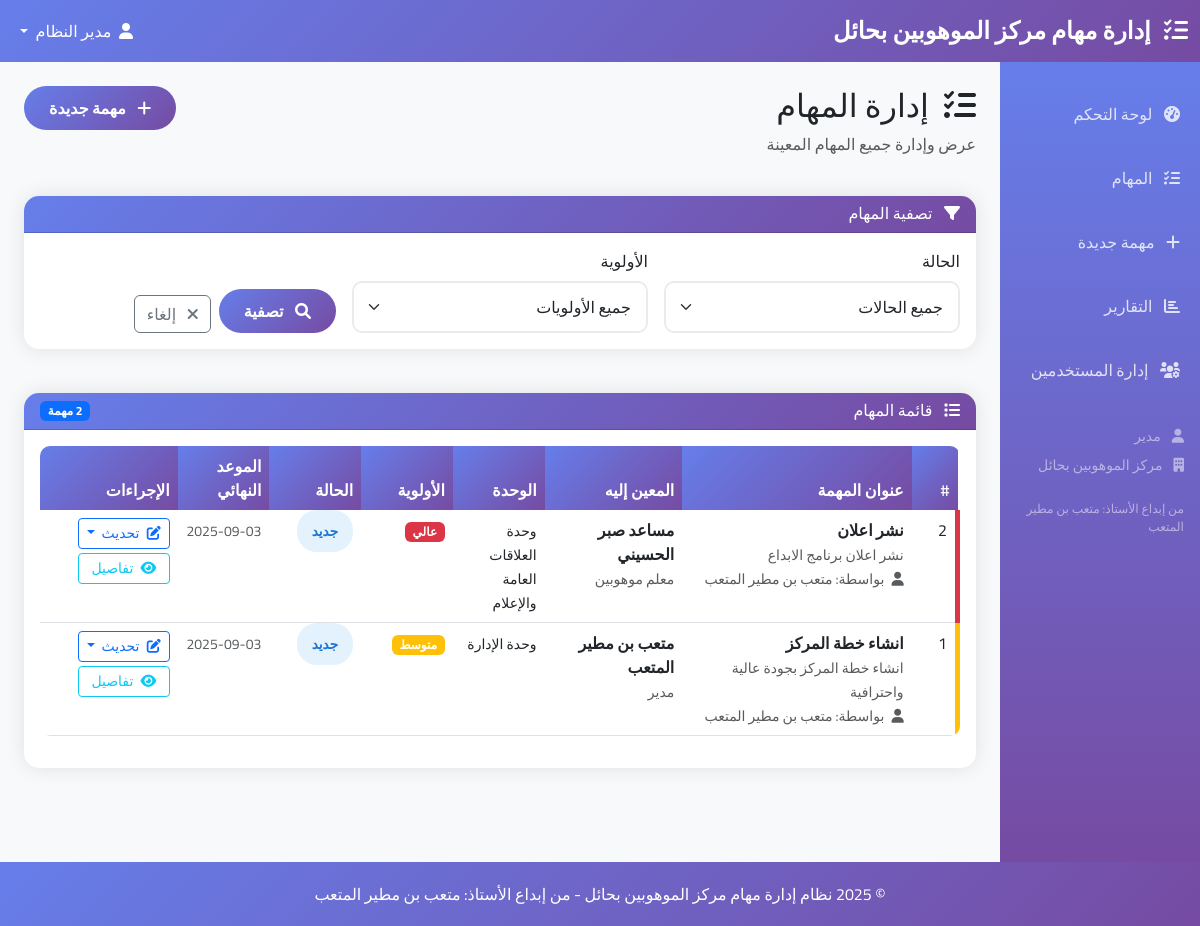
The page /tasks (signed in) on the database its author committed.
### app.py (models this page shows)
class User(db.Model):
    id = db.Column(db.Integer, primary_key=True)
    username = db.Column(db.String(80), unique=True, nullable=False)
    email = db.Column(db.String(120), unique=True, nullable=False)
    password_hash = db.Column(db.String(120), nullable=False)
    full_name = db.Column(db.String(100), nullable=False)
    role = db.Column(db.String(50), nullable=False)  # مدير، وكيل، معلم موهوبين، إداري
    department = db.Column(db.String(100), nullable=False)  # وحدة العمل
    created_at = db.Column(db.DateTime, default=datetime.utcnow)
    is_active = db.Column(db.Boolean, default=True)
    assigned_tasks = db.relationship('Task', foreign_keys='Task.assigned_to', backref='assignee', lazy='dynamic')
    created_tasks = db.relationship('Task', foreign_keys='Task.created_by', backref='creator', lazy='dynamic')

class Task(db.Model):
    id = db.Column(db.Integer, primary_key=True)
    title = db.Column(db.String(200), nullable=False)
    description = db.Column(db.Text, nullable=True)
    priority = db.Column(db.String(20), nullable=False, default='متوسط')  # عالي، متوسط، منخفض
    status = db.Column(db.String(50), nullable=False, default='جديد')  # جديد، قيد التنفيذ، مكتمل، متأخر، ملغي
    department = db.Column(db.String(100), nullable=False)
    due_date = db.Column(db.DateTime, nullable=True)
    created_at = db.Column(db.DateTime, default=datetime.utcnow)
    updated_at = db.Column(db.DateTime, default=datetime.utcnow, onupdate=datetime.utcnow)
    completed_at = db.Column(db.DateTime, nullable=True)
    assigned_to = db.Column(db.Integer, db.ForeignKey('user.id'), nullable=True)
    created_by = db.Column(db.Integer, db.ForeignKey('user.id'), nullable=False)
    comments = db.relationship('TaskComment', backref='task', lazy='dynamic', cascade='all, delete-orphan')

### app.py (the view)
@app.route('/tasks')
@login_required
def tasks():
    user = User.query.get(session['user_id'])
    page = request.args.get('page', 1, type=int)
    status_filter = request.args.get('status', '')
    priority_filter = request.args.get('priority', '')
    query = Task.query
    if user.role not in ['مدير']:
        query = query.filter_by(assigned_to=user.id)
    if status_filter:
        query = query.filter_by(status=status_filter)
    if priority_filter:
        query = query.filter_by(priority=priority_filter)
    tasks = query.order_by(Task.created_at.desc()).paginate(
        page=page, per_page=10, error_out=False
    )
    return render_template('tasks.html', tasks=tasks,
                         status_filter=status_filter,
                         priority_filter=priority_filter)

### app.py (called while the page is built)
def inject_datetime():
    return dict(datetime=datetime)

def login_required(f):
    @wraps(f)
    def decorated_function(*args, **kwargs):
        if 'user_id' not in session:
            return redirect(url_for('login'))
        return f(*args, **kwargs)
    return decorated_function

### templates/tasks.html (shortened to what this page needs)
{% extends "base.html" %}
{% block content %}
<div class="row mb-4">
    <div class="col-md-8">
        <h2>
            <i class="fas fa-tasks me-2"></i>
            إدارة المهام
        </h2>
        <p class="text-muted">عرض وإدارة جميع المهام المعينة</p>
    </div>
    <div class="col-md-4 text-end">
        {% if session.role in ['مدير', 'وكيل'] %}
        <a href="{{ url_for('new_task') }}" class="btn btn-primary">
            <i class="fas fa-plus me-2"></i>
            مهمة جديدة
        </a>
        {% endif %}
    </div>
</div>
<div class="row mb-4">
    <div class="col-12">
        <div class="card">
            <div class="card-header">
                <h6 class="mb-0">
                    <i class="fas fa-filter me-2"></i>
                    تصفية المهام
                </h6>
            </div>
            <div class="card-body">
                <form method="GET" class="row g-3">
                    <div class="col-md-4">
                        <label for="status" class="form-label">الحالة</label>
                        <select class="form-select" id="status" name="status">
                            <option value="">جميع الحالات</option>
                        </select>
                    </div>
                    <div class="col-md-4">
                        <label for="priority" class="form-label">الأولوية</label>
                        <select class="form-select" id="priority" name="priority">
                            <option value="">جميع الأولويات</option>
                        </select>
                    </div>
                    <div class="col-md-4 d-flex align-items-end">
                        <button type="submit" class="btn btn-primary me-2">
                            <i class="fas fa-search me-2"></i>
                            تصفية
                        </button>
                        <a href="{{ url_for('tasks') }}" class="btn btn-outline-secondary">
                            <i class="fas fa-times me-2"></i>
                            إلغاء
                        </a>
                    </div>
                </form>
            </div>
        </div>
    </div>
</div>
<div class="row">
    <div class="col-12">
        <div class="card">
            <div class="card-header d-flex justify-content-between align-items-center">
                <h6 class="mb-0">
                    <i class="fas fa-list me-2"></i>
                    قائمة المهام
                </h6>
                <span class="badge bg-primary">
                    {{ tasks.total }} مهمة
                </span>
            </div>
            <div class="card-body">
                {% if tasks.items %}
                <div class="table-responsive">
                    <table class="table table-hover">
                        <thead>
                            <tr>
                                <th width="5%">#</th>
                                <th width="25%">عنوان المهمة</th>
                                <th width="15%">المعين إليه</th>
                                <th width="10%">الوحدة</th>
                                <th width="10%">الأولوية</th>
                                <th width="10%">الحالة</th>
                                <th width="10%">الموعد النهائي</th>
                                <th width="15%">الإجراءات</th>
                            </tr>
                        </thead>
                        <tbody>
                            {% for task in tasks.items %}
                            <tr class="task-priority-{{ 'high' if task.priority == 'عالي' else 'medium' if task.priority == 'متوسط' else 'low' }}">
                                <td>{{ task.id }}</td>
                                <td>
                                    <div>
                                        <strong>{{ task.title }}</strong>
                                        {% if task.description %}
                                        <br><small class="text-muted">{{ task.description[:80] }}{% if task.description|length > 80 %}...{% endif %}</small>
                                        {% endif %}
                                    </div>
                                    <small class="text-muted">
                                        <i class="fas fa-user me-1"></i>
                                        بواسطة: {{ task.creator.full_name }}
                                    </small>
                                </td>
                                <td>
                                    {% if task.assignee %}
                                    <div>
                                        <strong>{{ task.assignee.full_name }}</strong>
                                        <br><small class="text-muted">{{ task.assignee.role }}</small>
                                    </div>
                                    {% else %}
                                    <span class="text-muted">غير معين</span>
                                    {% endif %}
                                </td>
                                <td>
                                    <small>{{ task.department }}</small>
                                </td>
                                <td>
                                    <span class="badge bg-{{ 'danger' if task.priority == 'عالي' else 'warning' if task.priority == 'متوسط' else 'success' }}">
                                        {{ task.priority }}
                                    </span>
                                </td>
                                <td>
                                    <span class="status-badge status-{{ 'new' if task.status == 'جديد' else 'progress' if task.status == 'قيد التنفيذ' else 'completed' if task.status == 'مكتمل' else 'overdue' }}">
                                        {{ task.status }}
                                    </span>
                                </td>
                                <td>
                                    {% if task.due_date %}
                                    <small class="{{ 'text-danger fw-bold' if task.due_date < datetime.utcnow() and task.status != 'مكتمل' else 'text-muted' }}">
                                        {{ task.due_date.strftime('%Y-%m-%d') }}
                                    </small>
                                    {% else %}
                                    <small class="text-muted">غير محدد</small>
                                    {% endif %}
                                </td>
                                <td>
                                    <div class="btn-group-vertical btn-group-sm" role="group">
                                        {% if (task.assigned_to == session.user_id or session.role in ['مدير', 'وكيل']) and task.status != 'مكتمل' %}
                                        <div class="dropdown">
                                            <button class="btn btn-outline-primary btn-sm dropdown-toggle" type="button" data-bs-toggle="dropdown">
                                                <i class="fas fa-edit me-1"></i>
                                                تحديث
                                            </button>
                                        </div>
                                        {% endif %}
                                        <button class="btn btn-outline-info btn-sm mt-1" data-bs-toggle="modal" data-bs-target="#taskModal{{ task.id }}">
                                            <i class="fas fa-eye me-1"></i>
                                            تفاصيل
                                        </button>
                                    </div>
                                </td>
                            </tr>
                            {% endfor %}
                        </tbody>
                    </table>
                </div>
                {% endif %}
            </div>
        </div>
    </div>
</div>
{% endblock %}

### templates/base.html (shortened to what this page needs)
<!DOCTYPE html>
<html lang="ar" dir="rtl">
<head>
    <link href="https://cdn.jsdelivr.net/npm/bootstrap@5.3.0/dist/css/bootstrap.rtl.min.css" rel="stylesheet">
    <link href="https://cdnjs.cloudflare.com/ajax/libs/font-awesome/6.0.0/css/all.min.css" rel="stylesheet">
</head>
<body>
    <nav class="navbar navbar-expand-lg navbar-dark" style="background: linear-gradient(135deg, #667eea 0%, #764ba2 100%);">
        <div class="container-fluid">
            <a class="navbar-brand" href="{{ url_for('dashboard') }}">
                <i class="fas fa-tasks me-2"></i>
                إدارة مهام مركز الموهوبين بحائل
            </a>
            {% if session.user_id %}
            <div class="navbar-nav ms-auto">
                <div class="nav-item dropdown">
                    <a class="nav-link dropdown-toggle text-white" href="#" role="button" data-bs-toggle="dropdown">
                        <i class="fas fa-user me-1"></i>
                        {{ session.full_name }}
                    </a>
                </div>
            </div>
            {% endif %}
        </div>
    </nav>
    <div class="container-fluid">
        <div class="row">
            {% if session.user_id %}
            <div class="col-md-3 col-lg-2 px-0">
                <div class="sidebar">
                    <nav class="nav flex-column">
                        <a class="nav-link" href="{{ url_for('dashboard') }}">
                            <i class="fas fa-tachometer-alt me-2"></i>
                            لوحة التحكم
                        </a>
                        <a class="nav-link" href="{{ url_for('tasks') }}">
                            <i class="fas fa-tasks me-2"></i>
                            المهام
                        </a>
                        {% if session.role in ['مدير', 'وكيل'] %}
                        <a class="nav-link" href="{{ url_for('new_task') }}">
                            <i class="fas fa-plus me-2"></i>
                            مهمة جديدة
                        </a>
                        <a class="nav-link" href="{{ url_for('reports') }}">
                            <i class="fas fa-chart-bar me-2"></i>
                            التقارير
                        </a>
                        {% endif %}
                        {% if session.role == 'مدير' %}
                        <a class="nav-link" href="{{ url_for('manage_users') }}">
                            <i class="fas fa-users-cog me-2"></i>
                            إدارة المستخدمين
                        </a>
                        {% endif %}
                    </nav>
                    <div class="mt-4 px-3">
                        <div class="text-white-50 small">
                            <div class="mb-2">
                                <i class="fas fa-user me-2"></i>
                                {{ session.role }}
                            </div>
                            <div class="mb-2">
                                <i class="fas fa-building me-2"></i>
                                مركز الموهوبين بحائل
                            </div>
                            <div class="small text-white-50 mt-4">
                                من إبداع الأستاذ: متعب بن مطير المتعب
                            </div>
                        </div>
                    </div>
                </div>
            </div>
            <div class="col-md-9 col-lg-10">
                <div class="container-fluid py-4">
            {% else %}
            <div class="col-12">
                <div class="container py-4">
            {% endif %}
                    {% block content %}{% endblock %}
                </div>
            </div>
        </div>
    </div>
    <footer class="footer mt-auto">
        <div class="container">
            <div class="row">
                <div class="col-12">
                    <p class="mb-0">
                        &copy; 2025 نظام إدارة مهام مركز الموهوبين بحائل - من إبداع الأستاذ: متعب بن مطير المتعب
                    </p>
                </div>
            </div>
        </div>
    </footer>
</body>
</html>

### templates/base.html (style rules this page uses)
body { font-family: 'Cairo', sans-serif; background-color: #f8f9fa; }
.navbar-brand { font-weight: 700; font-size: 1.5rem; }
.card { border: none; border-radius: 15px; box-shadow: 0 0 20px rgba(0,0,0,0.1); margin-bottom: 20px; }
.card-header { background: linear-gradient(135deg, #667eea 0%, #764ba2 100%); color: white; border-radius: 15px 15px 0 0 !important; font-weight: 600; }
.btn-primary { background: linear-gradient(135deg, #667eea 0%, #764ba2 100%); border: none; border-radius: 25px; padding: 10px 25px; font-weight: 600; }
.sidebar { background: linear-gradient(180deg, #667eea 0%, #764ba2 100%); min-height: 100vh; padding-top: 20px; }
.sidebar .nav-link { color: rgba(255,255,255,0.8); padding: 15px 20px; margin: 5px 0; border-radius: 10px; transition: all 0.3s ease; }
.task-priority-high { border-right: 5px solid #dc3545; }
.task-priority-medium { border-right: 5px solid #ffc107; }
.status-badge { padding: 8px 15px; border-radius: 20px; font-size: 0.85rem; font-weight: 600; }
.status-new { background-color: #e3f2fd; color: #1976d2; }
.footer { background: linear-gradient(135deg, #667eea 0%, #764ba2 100%); color: white; text-align: center; padding: 20px 0; margin-top: 50px; }
.form-control, .form-select { border-radius: 10px; border: 2px solid #e9ecef; padding: 12px 15px; }
.table { border-radius: 10px; overflow: hidden; }
.table thead th { background: linear-gradient(135deg, #667eea 0%, #764ba2 100%); color: white; border: none; font-weight: 600; }

### rows shown on the page
User: full_name "مدير النظام"
Task: id "2", title "نشر اعلان", description "نشر اعلان برنامج الابداع", creator.full_name "متعب بن مطير المتعب", assignee.full_name "مساعد صبر الحسيني", assignee.role "معلم موهوبين", department "وحدة العلاقات العامة والإعلام", priority "عالي", status "جديد", due_date "2025-09-03"
Task: id "1", title "انشاء خطة المركز", description "انشاء خطة المركز بجودة عالية واحترافية", creator.full_name "متعب بن مطير المتعب", assignee.full_name "متعب بن مطير المتعب", assignee.role "مدير", department "وحدة الإدارة", priority "متوسط", status "جديد", due_date "2025-09-03"

### other values the page prints
{{ session.role }} "مدير"
{{ tasks.total }} "2"
